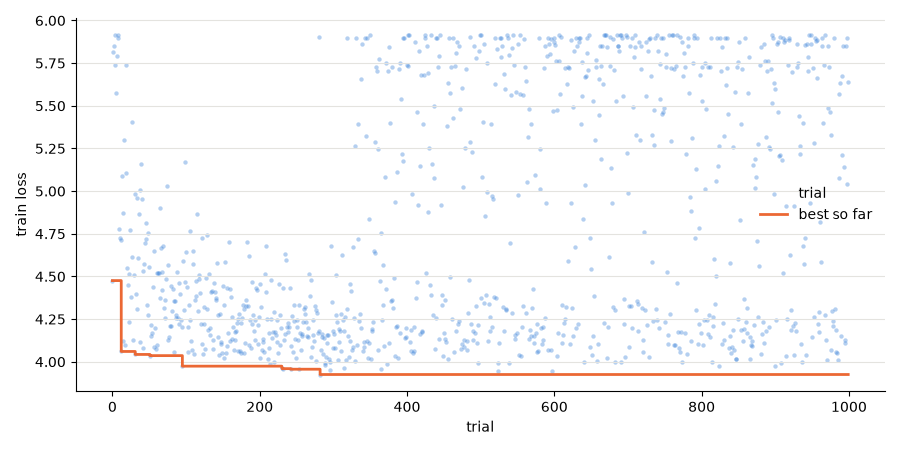
#> input picture optimization/test.png, 900 x 450 px
$ python main.py test.png
#> lines starting #> are read from the running program, lines starting #| are printed output that depends on the picture
import sys
from pathlib import Path

import numpy as np
from PIL import Image

from dom_color import RGB, get_dominating_color


def jpg_to_rgb565(path: Path) -> np.ndarray:
    img = Image.open(path).convert("RGB")
    arr = np.asarray(img, dtype=np.uint16)
    r, g, b = arr[..., 0], arr[..., 1], arr[..., 2]
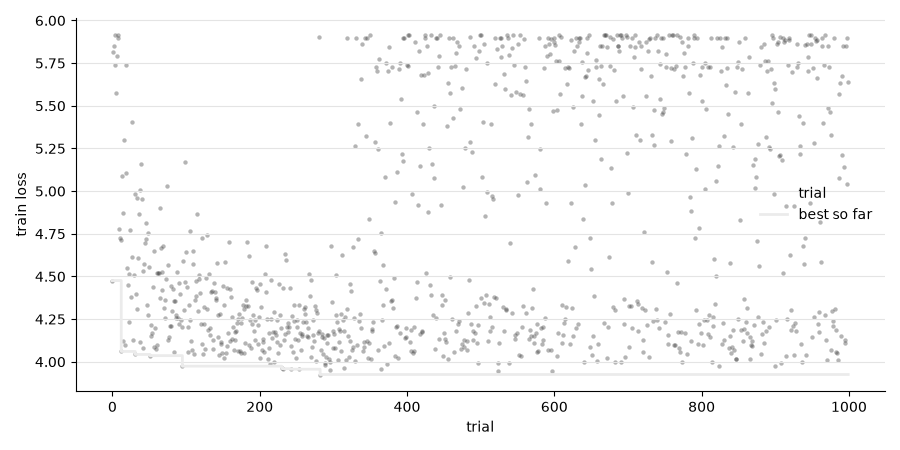
#> r: shape (450, 900) uint16; min 0, max 255, mean 249.7
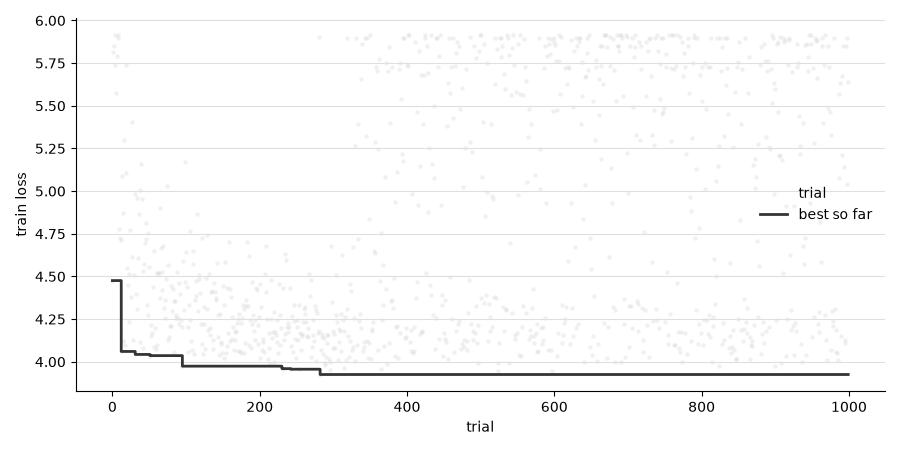
#> b: shape (450, 900) uint16; min 0, max 255, mean 250.6
    pixels = ((r & 0xF8) << 8) | ((g & 0xFC) << 3) | (b >> 3)
    return pixels.reshape(-1)


def main():
    if len(sys.argv) != 2:
        print(f"usage: {sys.argv[0]} <path-to-jpg>", file=sys.stderr)
        sys.exit(1)

    path = Path(sys.argv[1])
    pixels = jpg_to_rgb565(path)
    color: RGB = get_dominating_color(pixels)
    print(f"Dominant color of {path}: {color}")


if __name__ == "__main__":
    main()
#> (the call stopped at in main, `color: RGB = get_dominating_color(pixels)`: dom_color is not available in this run)
